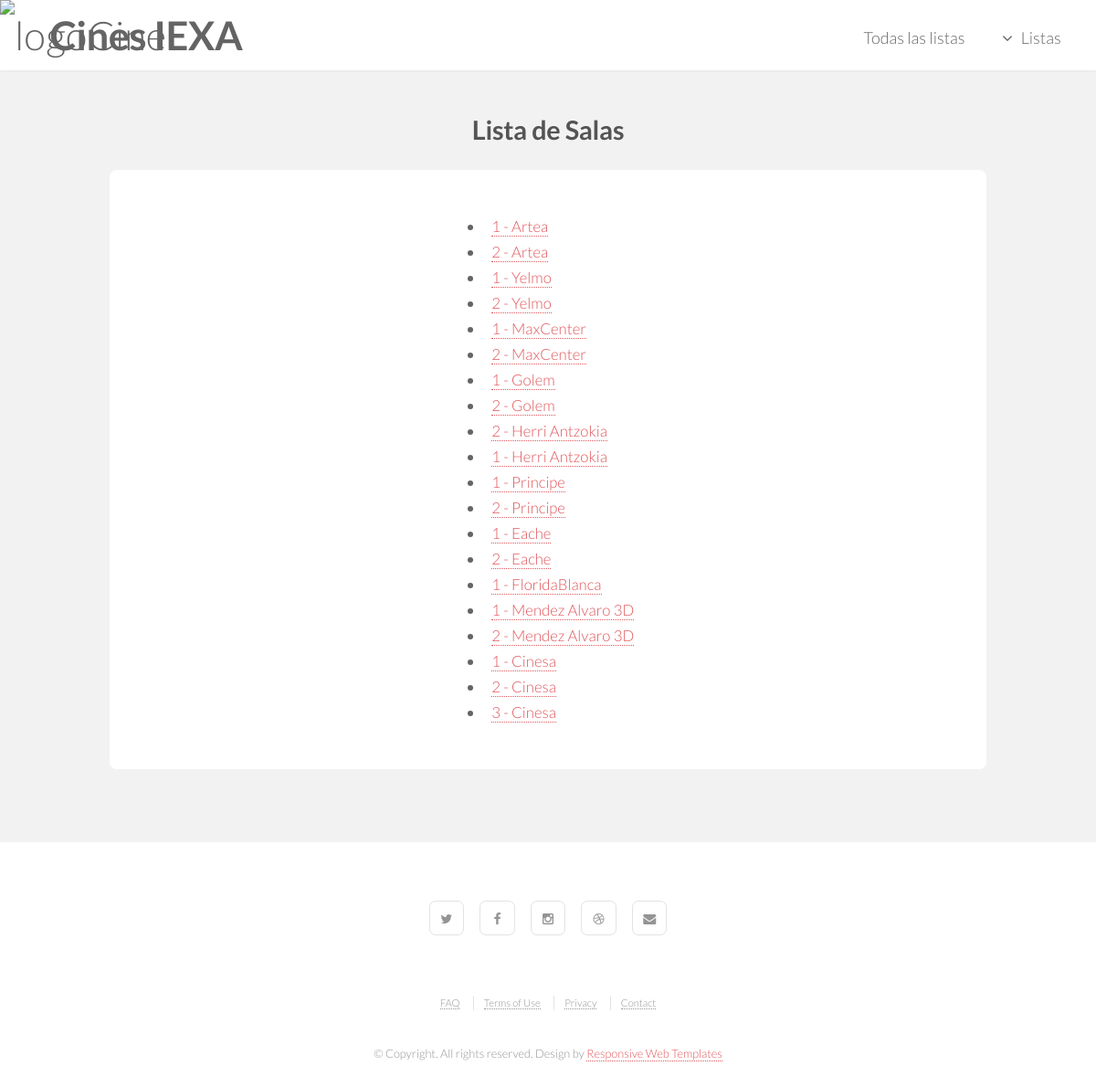
/appCine/lista_salas/, run on the app's committed database.
### appCine/models.py (models this page shows, shortened)
class Sala(models.Model):
    id_sala = models.AutoField(primary_key=True)
    numero_sala = models.CharField(max_length=50)
    capacidad = models.IntegerField()
    cine = models.ForeignKey(Cine, related_name="salas", on_delete=models.CASCADE)
    url_imagen = models.URLField(blank=True, null=True)

class Cine(models.Model):
    id_cine = models.AutoField(primary_key=True)
    nombre_cine = models.CharField(max_length=100)
    direccion = models.CharField(max_length=150)
    provincia = models.ForeignKey(Provincia, related_name='cines', on_delete=models.CASCADE)
    url_imagen = models.URLField(blank=True, null=True)

### appCine/views.py (the view)
# urls.py: path('lista_salas/', views.lista_salas, name='lista_salas'),
def lista_salas(request):
    salas = Sala.objects.order_by("id_sala")
    contexto = {'lista_salas': salas}
    return render(request, 'lista_salas.html', contexto)

### appCine/templates/lista_salas.html
{% extends "base.html" %}
    {% block title %}
    <h1>Lista de Salas</h1>
    {% endblock %}
    {% block content %}
    <ul class="listaUl">
        {% for sala in lista_salas %}
            <li>
                <a href="{% url 'detalle_sala' sala.id_sala %}">
                    {{ sala.numero_sala }} - {{ sala.cine.nombre_cine }}
                </a>
            </li>
        {% endfor %}
    </ul>
    {% endblock %}

### appCine/static/css/skel.css (style rules this page uses)
html,body,div,span,applet,object,iframe,h1,h2,h3,h4,h5,h6,p,blockquote,pre,a,abbr,acronym,address,big,cite,code,del,dfn,em,img,ins,kbd,q,s,samp,small,strike,strong,sub,sup,tt,var,b,u,i,center,dl,dt,dd,ol,ul,li,fieldset,form,label,legend,table,caption,tbody,tfoot,thead,tr,th,td,article,aside,canvas,details,embed,figure,figcaption,footer,header,hgroup,menu,nav,output,ruby,section,summary,time,mark,audio,video { margin:0;padding:0;border:0;font-size:100%;font:inherit;vertical-align:baseline; }
body { line-height:1; }
ol,ul { list-style:none; }
body { -webkit-text-size-adjust:none }
*, *:before, *:after { -moz-box-sizing: border-box; -webkit-box-sizing: border-box; box-sizing: border-box; }
body { min-width: 1200px; }

### appCine/static/css/header.css (style rules this page uses)
h1 { font-size: 180%; align-content: center; }
li { font-size: 70%; }
.listaUl { font-size: 150%; text-align: left; display: inline-block; }

### appCine/static/css/style.css (style rules this page uses)
body { background: #fff; }
body, input, select, textarea { color: #646464; font-family: "Lato", Helvetica, sans-serif; font-size: 15pt; font-weight: 300; line-height: 1.75em; }
a { -moz-transition: color 0.2s ease-in-out, border-color 0.2s ease-in-out; -webkit-transition: color 0.2s ease-in-out, border-color 0.2s ease-in-out; -o-transition: color 0.2s ease-in-out, border-color 0.2s ease-in-out; -ms-transition: color 0.2s ease-in-out, border-color 0.2s ease-in-out; transition: color 0.2s ease-in-out, border-color 0.2s ease-in-out; color: #e0555a; text-decoration: none; border-bottom: dotted 1px; }
h1, h2, h3, h4, h5, h6 { color: #545454; font-weight: 700; line-height: 1em; margin: 0 0 1em 0; letter-spacing: -0.01em; }
ul { list-style: disc; margin: 0 0 2em 0; padding-left: 1em; }
ul li { padding-left: 0.5em; }
#main > .container > :last-child, #main > .container > :last-child > :last-child, #main > .container > :last-child > :last-child > :last-child { margin-bottom: 0; }

### appCine/static/css/style-xlarge.css (style rules this page uses)
body, input, select, textarea { font-size: 12pt; }

### appCine/static/css/style-large.css (style rules this page uses)
body, input, select, textarea { font-size: 11pt; }

### data on the page
Sala: numero_sala "1", cine.nombre_cine "Artea"
Sala: numero_sala "2", cine.nombre_cine "Artea"
Sala: numero_sala "1", cine.nombre_cine "Yelmo"
Sala: numero_sala "2", cine.nombre_cine "Yelmo"
Sala: numero_sala "1", cine.nombre_cine "MaxCenter"
Sala: numero_sala "2", cine.nombre_cine "MaxCenter"
Sala: numero_sala "1", cine.nombre_cine "Golem"
Sala: numero_sala "2", cine.nombre_cine "Golem"
Sala: numero_sala "2", cine.nombre_cine "Herri Antzokia"
Sala: numero_sala "1", cine.nombre_cine "Herri Antzokia"
Sala: numero_sala "1", cine.nombre_cine "Principe"
Sala: numero_sala "2", cine.nombre_cine "Principe"
Sala: numero_sala "1", cine.nombre_cine "Eache"
Sala: numero_sala "2", cine.nombre_cine "Eache"
Sala: numero_sala "1", cine.nombre_cine "FloridaBlanca"
Sala: numero_sala "1", cine.nombre_cine "Mendez Alvaro 3D"
Sala: numero_sala "2", cine.nombre_cine "Mendez Alvaro 3D"
Sala: numero_sala "1", cine.nombre_cine "Cinesa"
Sala: numero_sala "2", cine.nombre_cine "Cinesa"
Sala: numero_sala "3", cine.nombre_cine "Cinesa"
